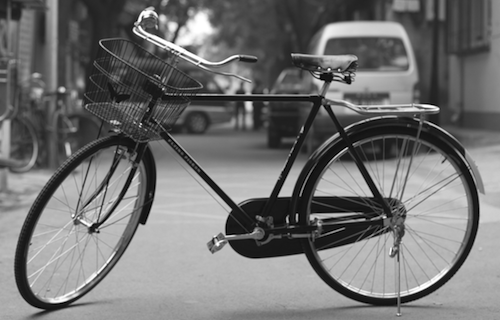
#> input picture 2A-L1/images/bicycle.png, 500 x 320 px
$ python crop_image.py   (Python 2 division)
#> lines starting #> are read from the running program, lines starting #| are printed output that depends on the picture
# Cropping an image

import cv2

# Open original image
img = cv2.imread("images/bicycle.png")
#> img is the input picture: shape (320, 500, 3); min 0, max 255, mean 114.2
cv2.imshow("Bicycle image", img)

print img.shape
#| (320, 500, 3)

# Crop image
cropped = img[110:310, 10:160]
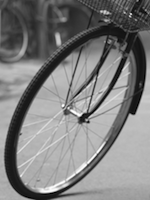
#> cropped: shape (200, 150, 3); min 0, max 255, mean 126.2
cv2.imshow("Cropped image", cropped)

print cropped.shape
#| (200, 150, 3)

cv2.waitKey(0)

$ run again, with 2A-L1/images/dolphin.png copied over 2A-L1/images/bicycle.png
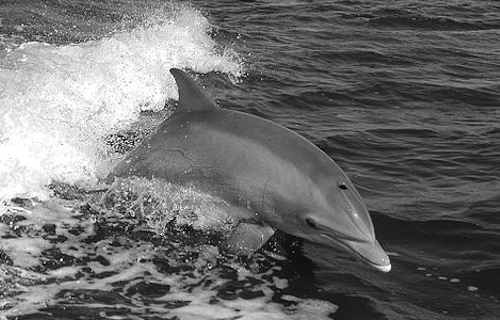
#> input picture 2A-L1/images/dolphin.png, 500 x 320 px
#> img is the input picture: shape (320, 500, 3); min 0, max 255, mean 109.1
#| (320, 500, 3)
#> `cropped = img[110:310, 10:160]`:
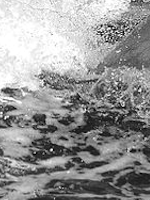
#> cropped: shape (200, 150, 3); min 0, max 255, mean 150.9
#| (200, 150, 3)

$ run again, with 2A-L1/images/fruit.png copied over 2A-L1/images/bicycle.png
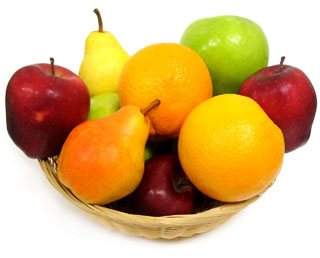
#> input picture 2A-L1/images/fruit.png, 320 x 258 px
#> img is the input picture: shape (258, 320, 3); mean B, G, R 119.7, 178.6, 216.9
#| (258, 320, 3)
#> `cropped = img[110:310, 10:160]`:
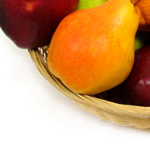
#> cropped: shape (148, 150, 3); mean B, G, R 105, 151.8, 201.9
#| (148, 150, 3)
